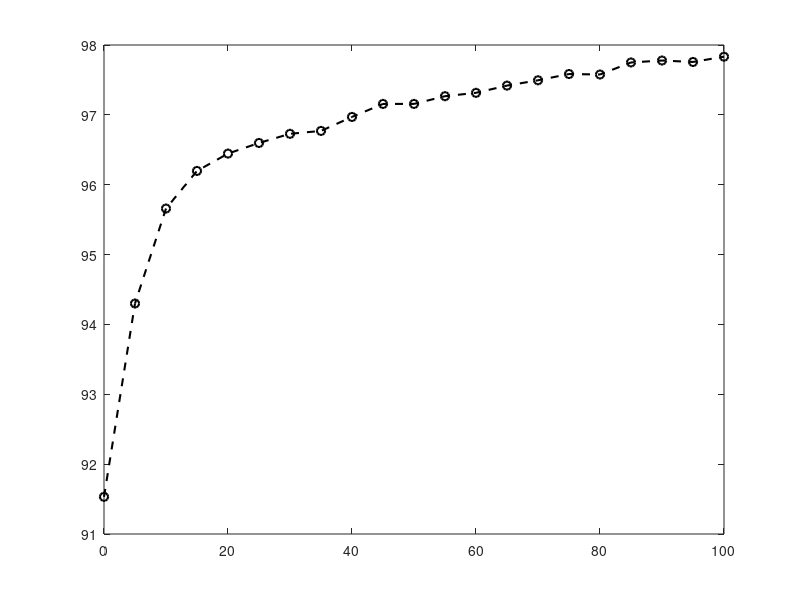

Source code (MATLAB): (Note: this script raises an error after producing the figure.)
clc;
clear;

% Stage 0: digital-twin -> real (McAllister), from the original pipeline.
% Saved shape: (4 metrics, 30 seeds, 21 points) -> average over dim 2 (seeds).
load('result/all_acc_train_on_transfer_measured.mat');
stage0_acc = squeeze(mean(all_acc_train_on_transfer_measured, 2));
stage0_points = 0:5:100;

% Stage 1: four real-to-real comparisons. Each file was saved from Python as
% {"acc": all_acc, "sweep_points": [0] + SWEEP_POINTS}, with acc shaped
% (4 metrics, points, seeds) -> average over dim 3 (seeds), NOT dim 2 like
% the Stage 0 file above, since train_model_cross_scenario.py stacks its
% axes in a different order than the original transfer-learning script.
comparisons = {
    'time_of_day_at_mcallister', '#0072BD', 'McAllister day -> night';
    'time_of_day_at_ruralroad',  '#4DBEEE', 'Rural Road day -> night';
    'site_during_day',           '#D95319', 'McAllister -> Rural Road (day)';
    'site_during_night',         '#EDB120', 'McAllister -> Rural Road (night)';
};

figure;
plot(stage0_points, stage0_acc(2, :) * 100, '--ko', 'LineWidth', 1.5, ...
    'DisplayName', 'Stage 0: digital-twin -> real (McAllister)');
hold on;

for i = 1:size(comparisons, 1)
    label = comparisons{i, 1};
    color = comparisons{i, 2};
    nice_name = comparisons{i, 3};

    data = load(['result/stage1_' label '_acc.mat']);
    acc = squeeze(mean(data.acc, 3));   % average over seeds (3rd dim) -> (4 metrics, points)
    points = double(data.sweep_points);

    plot(points, acc(2, :) * 100, '-o', 'Color', color, 'LineWidth', 1.5, ...
        'DisplayName', ['Stage 1: ' nice_name]);
    hold on;
end

yline(12.5, ':', 'Random chance (top-2 of 16 beams)', 'Color', [0.5 0.5 0.5], 'LineWidth', 1.2);

xlabel('Number of real target-domain samples used for fine-tuning');
ylabel('Top-2 beam prediction accuracy (%)');
title('Recovery curves: digital-twin gap (Stage 0) vs. real-world environmental shifts (Stage 1)');
legend('Location', 'eastoutside');
grid on;

if ~exist('final figures', 'dir')
    mkdir('final figures');
end

savefig(gcf, 'final figures/stage1_recovery_comparison.fig');
exportgraphics(gcf, 'final figures/stage1_recovery_comparison.png');
disp('Saved final figures/stage1_recovery_comparison.fig and .png');
